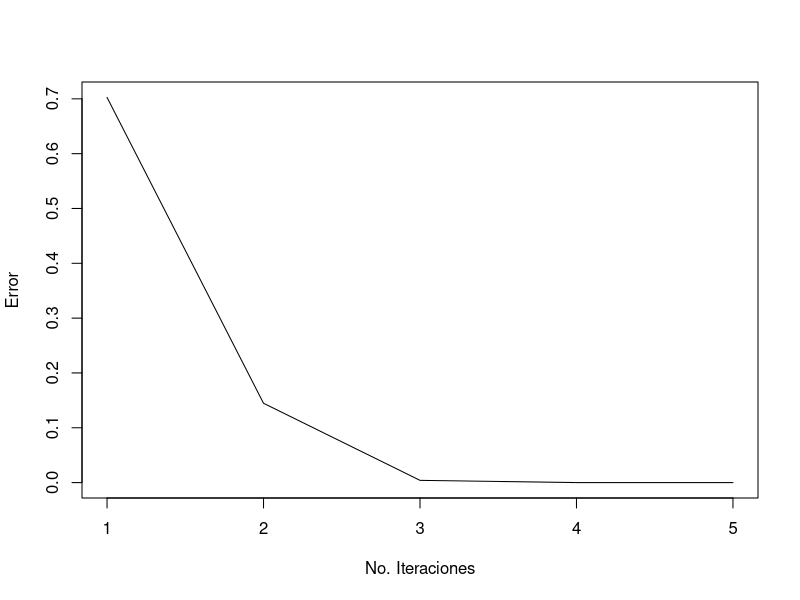
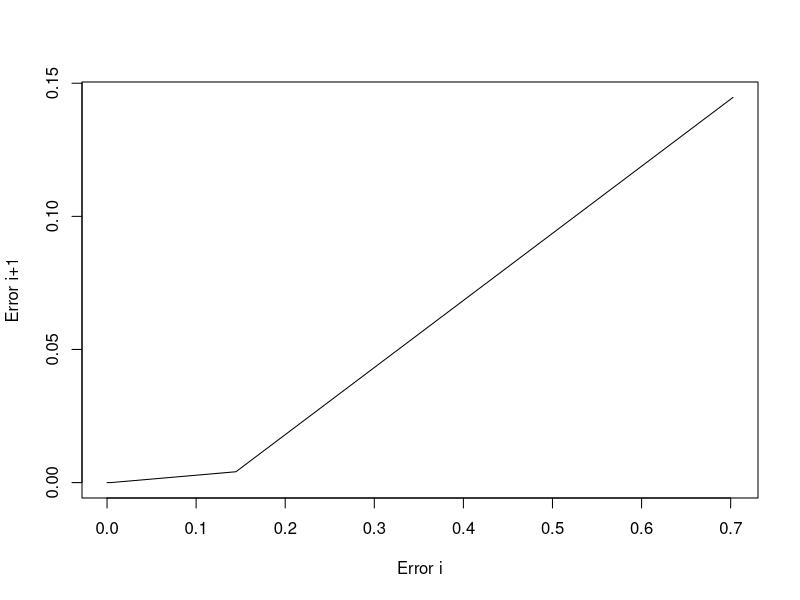

Source code (R) for these figures, in order:
Steffensen = function(f,x0,tol)
{
  Errores = c()
  Iteraciones = c()
  Errori = c()
  Errorj = c()
  cat(formatC(c("i","x_i","f(x)","Error est."), width = -15, format = "f", flag = " "),"\n")
  maxi = 1000
  i = 1
  while (i <= 1000)
  {
    Iteraciones = c(Iteraciones,i)
    x1 = x0 - ((f(x0))^2)/(f(x0+f(x0))-f(x0))
    Error = abs(x1 - x0)
    Errores = c(Errores, Error)
    x0 = x1
    cat(formatC( c(i,x0,f(x0),Error), digits = 8, width = -15, format = "f", flag = " "), "\n")
    if(Error < tol)
      break;
    i = i + 1
    
  }
  cat("Cero de funcion: ", x0, " con error <=", Error, "Iteraciones: ", i)
  plot(Iteraciones,Errores, type = "l", xlab = "No. Iteraciones",ylab="Error")
  #Errores Ei vs Ei+1
  for(b in 1:i){
    if(b!=i){
      Errori[b]=Errores[b]
      Errorj[b]=Errores[b+1]  
    }
  }
  plot(Errori,Errorj, type = "l", xlab = "Error i",ylab="Error i+1")
}


f = function(x) exp(x)-pi*x
Steffensen(f, 0, 1e-6)